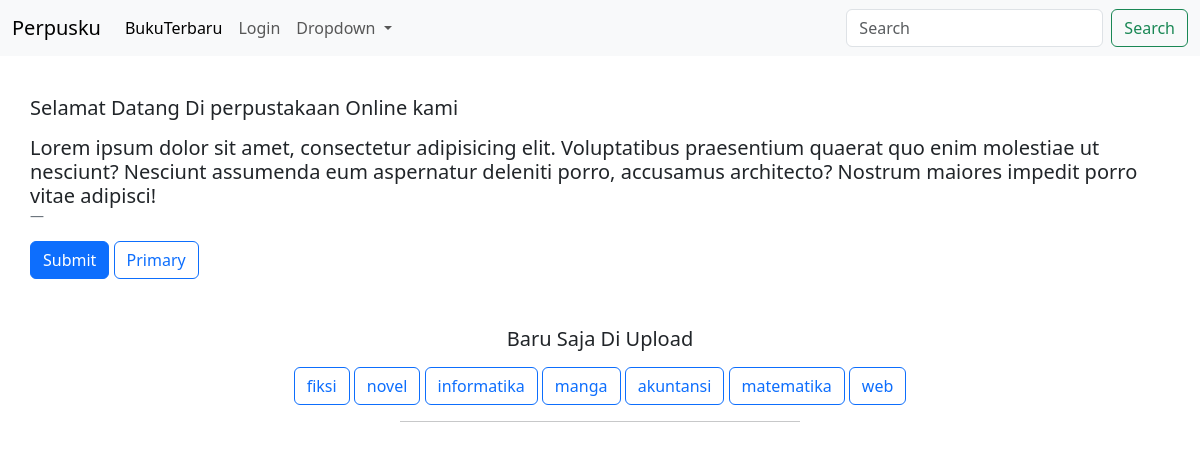
Before: / with the older database file.
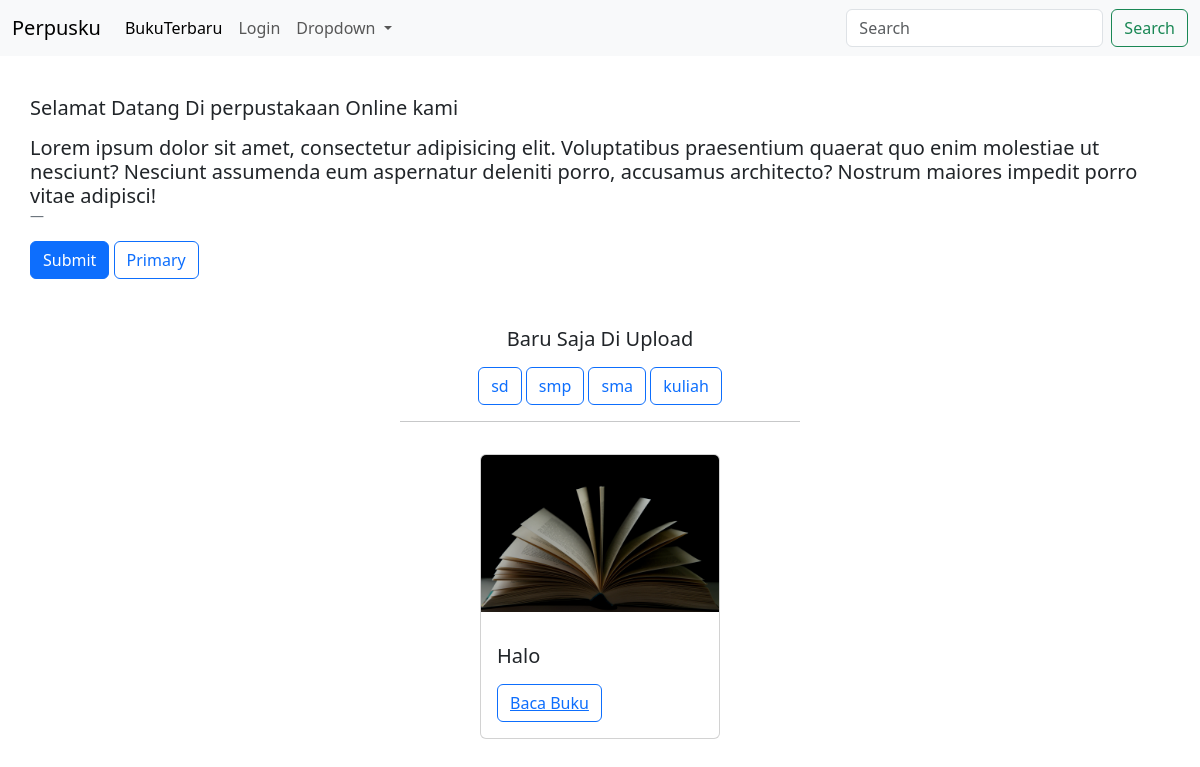
After: the same page with the newer database file.
### tables this page shows
CREATE TABLE "tagar" (
	"id_tagar"	INTEGER,
	"nama_tagar"	TEXT,
	PRIMARY KEY("id_tagar" AUTOINCREMENT)
);

CREATE TABLE "terbaru" (
	"id"	INTEGER,
	"judul"	TEXT,
	"kategori"	TEXT,
	"deskripsi"	TEXT,
	"pdf"	TEXT,
	"sampul"	TEXT,
	PRIMARY KEY("id" AUTOINCREMENT)
);

### index.py (the view)
@app.route('/', methods = ['GET', 'POST'])
def index():
	cur = conn.cursor()
	data = cur.execute('select * from terbaru').fetchall()
	a = tagar().fetchA()
	if request.method == 'GET':
		print(a)
		return render_template('index.html', data=data,	a=a)
	elif request.method == 'POST':
		search = cur.execute('select * from terbaru where LOWER(judul)=LOWER("{}")'.format(request.form.get('ok'))).fetchall()
		if(search):
			return render_template('cari.html', hebat=search)
		else:
			return render_template('notfound.html')

### konsepOOP.py (called while the page is built)
	def fetchA(self):
		data = self.conn.execute('select * from tagar').fetchall()
		self.conn.close()
		return data

### templates/index.html (shortened to what this page needs)
<!DOCTYPE html>
<html lang="en">
  <head>
    <link
      href="https://cdn.jsdelivr.net/npm/bootstrap@5.3.2/dist/css/bootstrap.min.css"
      rel="stylesheet"
    />
  </head>
  <body>
    <nav class="navbar navbar-expand-lg bg-body-tertiary fixed-top">
      <div class="container-fluid">
        <a class="navbar-brand" href="#">Perpusku</a>
        <div class="collapse navbar-collapse" id="navbarSupportedContent">
          <ul class="navbar-nav me-auto mb-2 mb-lg-0">
            <li class="nav-item">
              <a class="nav-link active" aria-current="page" href="#panini">BukuTerbaru</a>
            </li>
            <li class="nav-item">
              <a class="nav-link" href="{{ url_for('login') }}">Login</a>
            </li>
            <li class="nav-item dropdown">
              <a
                class="nav-link dropdown-toggle"
                href="#"
                role="button"
                data-bs-toggle="dropdown"
                aria-expanded="false"
              >
                Dropdown
              </a>
            </li>
          </ul>
          <form class="d-flex" role="search" method="post">
            <input
              class="form-control me-2"
              type="search"
              placeholder="Search"
              aria-label="Search"
              name='ok'
            />
            <button class="btn btn-outline-success" type="submit">
              Search
            </button>
          </form>
        </div>
      </div>
    </nav>
    <br />
    <br />
    <br />
    <br />
    <div class="container p-lg-0 justify-content-xxl-center">
      <h1 class="blockquote">Selamat Datang Di perpustakaan Online kami</h1>
      <h2 class="blockquote">
        Lorem ipsum dolor sit amet, consectetur adipisicing elit. Voluptatibus
        praesentium quaerat quo enim molestiae ut nesciunt? Nesciunt assumenda
        eum aspernatur deleniti porro, accusamus architecto? Nostrum maiores
        impedit porro vitae adipisci!
      </h2>
      <h2 class="blockquote-footer"></h2>
      <input class="btn btn-primary" type="submit" value="Submit" />
      <button type="button" class="btn btn-outline-primary">Primary</button>
    </div>
    <br />
    <br />
    <div class="container text-center">
      <h2 class="blockquote">Baru Saja Di Upload</h2>
    </div>
    <div
      class="container d-flex g column-gap-3 row-gap-3 flex-wrap justify-content-center panini"
    >
      <div class="container text-center">
      	{% for i in a %}
        <button type="button" class="btn btn-outline-primary">{{ i[1] }}</button>
        {% endfor %}
        <center>
          <hr style="width: 50vh" />
        </center>
      </div>
      {% for i in data %}
      <div class="card" style="width: 15rem">
        <img src="static/img/{{ i[5] }}" class="card-img-top" alt="gambar" />
        <div class="card-body">
          <p class="card-text">
          	<h5> {{ i[1] }} </h5>
          </p>
          <button type="button" class="btn btn-outline-primary"><a href='{{ url_for("baca", keren=i[0] ) }}'> Baca Buku</a></button>
        </div>
      </div>
      {% endfor %}
    </div>
    <br />
    <br />
    <br />
  </body>
</html>

Changed rows visible on the page:
removed tagar: nama_tagar "akuntansi"
removed tagar: nama_tagar "matematika"
removed tagar: nama_tagar "web"
changed tagar (number 1 of 4 on the later page): nama_tagar "fiksi" → "sd"
changed tagar: nama_tagar "novel" → "smp"
changed tagar: nama_tagar "informatika" → "sma"
changed tagar: nama_tagar "manga" → "kuliah"
added terbaru: sampul (picture), judul "Halo"
